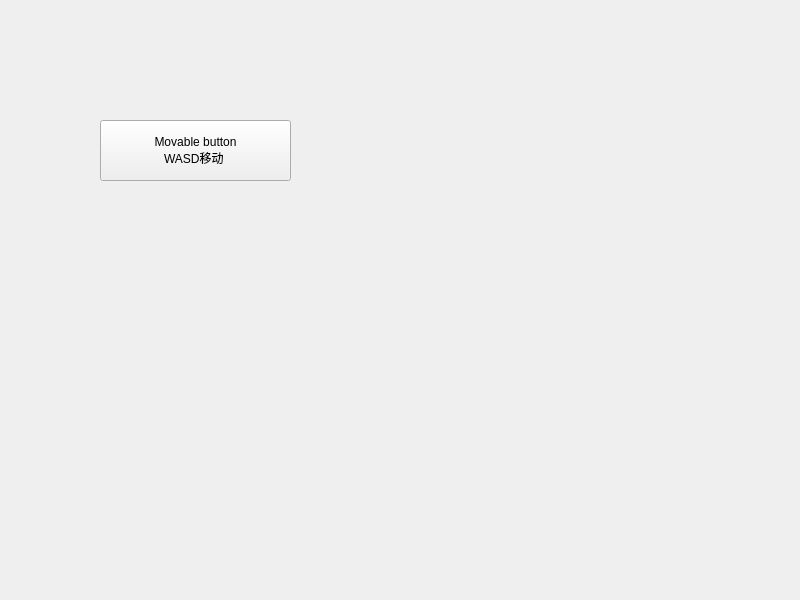
<?xml version="1.0" encoding="UTF-8"?>
<ui version="4.0">
 <class>Widget</class>
 <widget class="QWidget" name="Widget">
  <property name="geometry">
   <rect>
    <x>0</x>
    <y>0</y>
    <width>800</width>
    <height>600</height>
   </rect>
  </property>
  <property name="windowTitle">
   <string>Widget</string>
  </property>
  <widget class="QPushButton" name="btn">
   <property name="geometry">
    <rect>
     <x>100</x>
     <y>120</y>
     <width>191</width>
     <height>61</height>
    </rect>
   </property>
   <property name="text">
    <string>Movable button
WASD移动 </string>
   </property>
  </widget>
  <widget class="QLabel" name="lab">
   <property name="geometry">
    <rect>
     <x>260</x>
     <y>300</y>
     <width>291</width>
     <height>111</height>
    </rect>
   </property>
   <property name="text">
    <string/>
   </property>
  </widget>
 </widget>
 <resources/>
 <connections/>
</ui>
